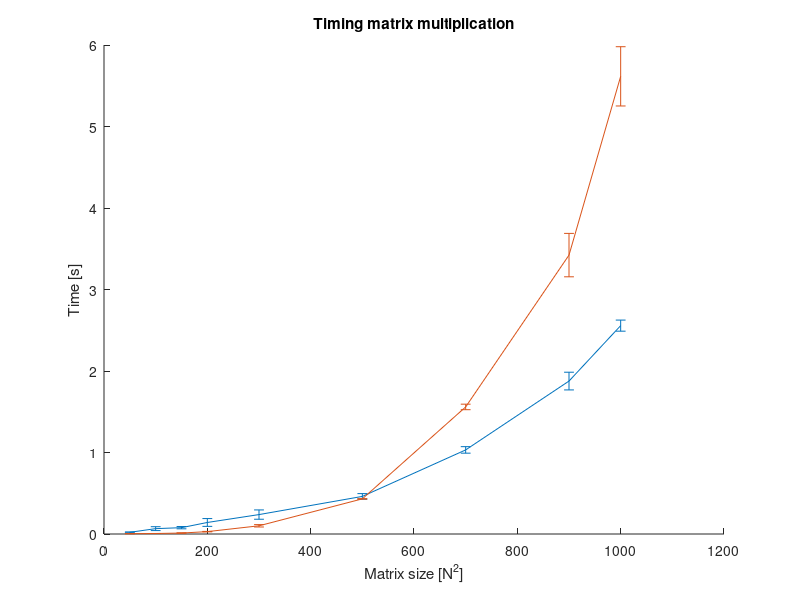

MATLAB code to generate this figure:
clc, clear, close all

n_times_parallel = [0.019, 0.027, 0.015, 0.022 ;...
            0.093, 0.04,  0.077, 0.053 ;...
            0.07,  0.067, 0.076, 0.098 ;...
            0.117, 0.093, 0.153, 0.203 ;...
            0.201, 0.314, 0.188, 0.25  ;...
            0.496, 0.42,  0.482, 0.447 ;...
            1.074, 1.025, 1.048, 0.98  ;...
            2.02,  1.756, 1.868, 1.862 ;...
            2.5,   2.598, 2.631, 2.498];

n_times_serial = [0.00360, 0.00420, 0.00400, 0.00440 ;...
            0.00640, 0.00620, 0.00600, 0.00620 ;...
            0.01120, 0.01180, 0.01160, 0.01260 ;...
            0.02780, 0.02720, 0.02880, 0.03300 ;...
            0.12060, 0.08860, 0.09100, 0.10240 ;...
            0.43160, 0.42900, 0.43160, 0.43240 ;...
            1.53200, 1.53460, 1.60460, 1.56540 ;...
            3.21260, 3.22380, 3.47400, 3.77820 ;...
            5.69560, 5.16840, 6.04680, 5.55100];

n_size = [50, 100, 150, 200, 300, 500, 700, 900, 1000];

time_std_parallel = zeros(size(n_times_parallel, 1), 1);
time_ave_parallel = zeros(size(n_times_parallel, 1), 1);
time_std_serial = zeros(size(n_times_parallel, 1), 1);
time_ave_serial = zeros(size(n_times_parallel, 1), 1);


for row = 1:size(n_times_parallel, 1) 
    time_std_parallel(row) = std(n_times_parallel(row, :));
    time_ave_parallel(row) = mean(n_times_parallel(row, :));
    time_std_serial(row) = std(n_times_serial(row, :));
    time_ave_serial(row) = mean(n_times_serial(row, :));
end


figure('Renderer', 'painters', 'Position', [10 10 900 600])
hold on
errorbar(n_size, time_ave_parallel, time_std_parallel)
errorbar(n_size, time_ave_serial, time_std_serial)
title("Timing matrix multiplication")
xlabel("Matrix size [N^2]")
ylabel("Time [s]")

